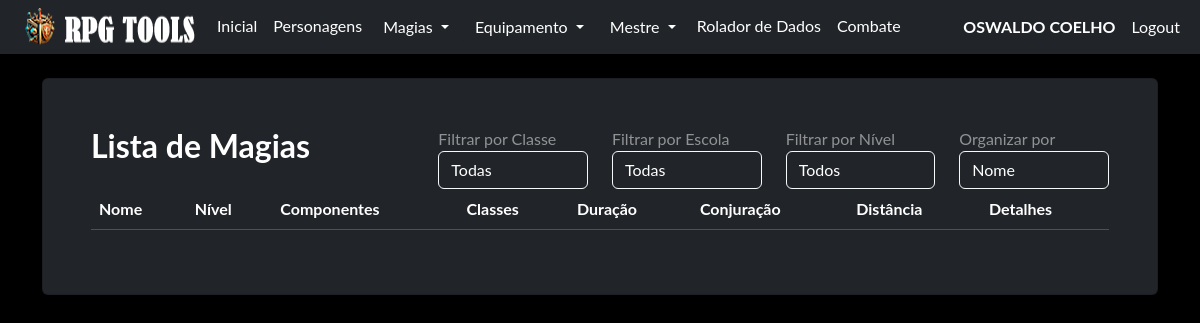
The app's page /magia/ (signed in), older data.
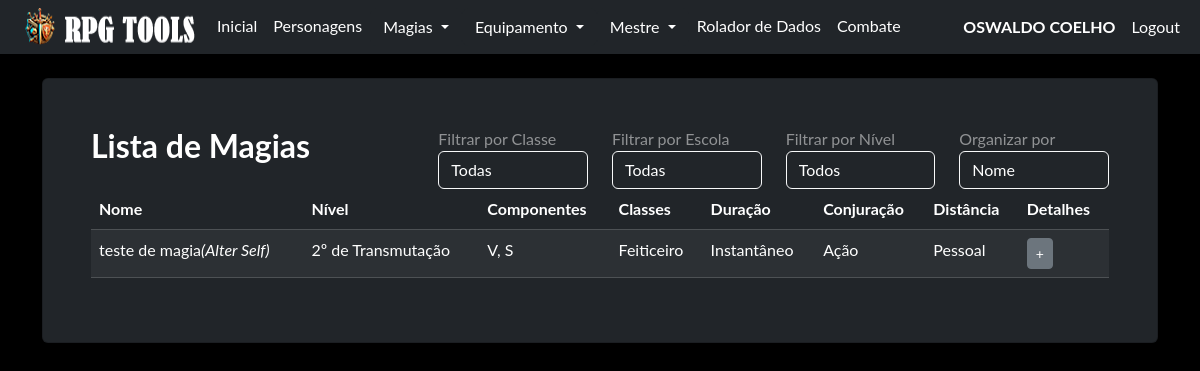
The same page, newer data.
### model/magias_model.py (models this page shows, shortened)
class Magias(db.Model):
    __tablename__ = "magias"
    id = db.Column(db.Integer, primary_key=True)
    magia = db.Column(db.JSON, nullable=False)
    @classmethod
    def todas_magias(cls, pt=True):
        if pt:
            return cls.query.order_by(asc(cls.magia['nome'])).all()
        else:
            return cls.query.order_by(asc(cls.magia['spellname'])).all()

### routes/magia.py (the view)
@blueprint_magia.route('/', methods=['GET', 'POST'])
def index_magia():
    if request.method == 'GET':
        classe = request.args.get('classe', 'Todas')
        escola = request.args.get('escola', 'Todas')
        organizar = request.args.get('organizar', 'Nome')
        nivel = request.args.get('magianivel', 'Todos')
        print("filtro nivel: ", nivel)
        magias = MestreController.ajuste_exibir_magias(classe=classe, escola=escola, organizar=organizar, pt=True, nivel=nivel)
        for magia in magias:
            magia.magia['classes'] = [NUMERO_CLASSES.get(numero, 'Desconhecida') for numero in magia.magia['classes']]
            if magia.magia['escola'] is not None:
                magia.magia['escola'] = NUMERO_ESCOLAS.get(int(magia.magia['escola']))
            else:
                magia.magia['escola'] = 'Desconhecida'
        return render_template('magias.html', magias=magias, escolas_numero=ESCOLAS_NUMERO, classe=classe, escola=escola, organizar=organizar, magianivel=nivel)
    if request.method == 'POST':
        return redirect('/')

### routes/login.py (called while the page is built)
@login_manager.user_loader
def get_user(id):
    return User.query.get(id)

### templates/magias.html (shortened to what this page needs)
{% extends 'base.html' %}
{% block conteudo %}
    {% if current_user.is_authenticated %}
    <div id="magias" class="card shadow p-5 bg-dark text-white-50">
        <div class="row">
            <div class="col-md-4 form-group">
                <h2 class="text-white"><b>Lista de Magias</b></h2>
            </div>
            <div class="col-md-2 form-group">
                <label for="classe">Filtrar por Classe</label>
                <div class="dropdown-container">
                    <select id="classe" name="classe" class="form-control bg-dark text-white border-light">
                        <option value="Todas" {% if classe == 'Todas' %}selected{% endif %}>Todas</option>
                    </select>
                </div>
            </div>
            <div class="col-md-2 form-group">
                <label for="escola">Filtrar por Escola</label>
                <div class="dropdown-container">
                    <select id="escola" name="escola" class="form-control bg-dark text-white border-light">
                        <option value="Todas" {% if escola == 'Todas' %}selected{% endif %}>Todas</option>
                    </select>
                </div>
            </div>
            <div class="col-md-2 form-group">
                <label for="magianivel">Filtrar por Nível</label>
                <div class="dropdown-container">
                    <select id="magianivel" name="magianivel" class="form-control bg-dark text-white border-light">
                        <option value="Todos" {% if magianivel == 'Todos' %}selected{% endif %}>Todos</option>
                    </select>
                </div>
            </div>
            <div class="col-md-2 form-group">
                <label for="organizar">Organizar por</label>
                <div class="dropdown-container">
                    <select id="organizar" name="organizar" class="form-control bg-dark text-white border-light">
                        <option value="Nome" {% if organizar == 'Nome' %}selected{% endif %}>Nome</option>
                    </select>
                </div>
            </div>
        </div>
        <table class="table table-striped table-dark table-hover">
            <thead>
                <tr>
                    <th>Nome</th>
                    <th>Nível</th>
                    <th>Componentes</th>
                    <th>Classes</th>
                    <th>Duração</th>
                    <th>Conjuração</th>
                    <th>Distância</th>
                    <th>Detalhes</th>
                </tr>
            </thead>
            <tbody>
                {% for magia in magias %}
                    <tr>
                        <td>{{ magia.magia["nome"] }}<i>({{ magia.magia["spellname"] }})</i></td>
                        {% if magia.magia["nivel"] == '0' %}
                            <td>Truque de {{ magia.magia["escola"] }}</td>
                        {% else %}
                            <td>{{ magia.magia["nivel"] }}º de {{ magia.magia["escola"] }}</td>
                        {% endif %}
                         <td>{{ magia.magia["componentes"]|join(", ") }}</td>
                         <td>{{ magia.magia["classes"]|join(", ")}}</td>
                         <td>{{ magia.magia["duracao"] }}</td>
                         <td>{{ magia.magia["casting"] }}</td>
                         <td>{{ magia.magia["distancia"] }}</td>
                         <td><button type="button" class="btn btn-secondary btn-sm" data-bs-toggle="modal" data-bs-target="#magiaModal{{ magia.id }}">+</button></td>
                    </tr>
                {% endfor %}
            </tbody>
        </table>
    </div>
    <br>
    {% endif %}
{% endblock %}

Row changes from the older to the newer data that the page shows:
added Magias: magia.nome "teste de magia", magia.spellname "Alter Self", magia.nivel "2", magia.escola "Transmutação", magia.componentes "V, S", magia.classes "Feiticeiro", magia.duracao "Instantâneo", magia.casting "Ação", magia.distancia "Pessoal"
